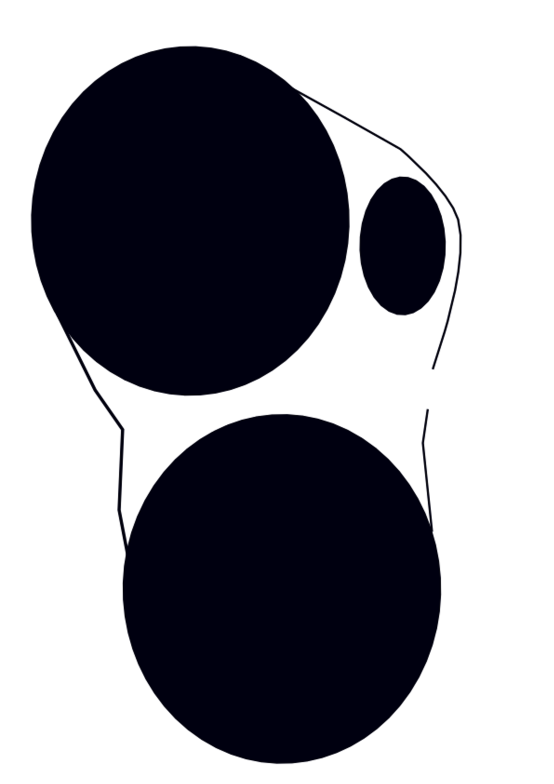
#> input picture BIROMED/Solution_Generation/knee.png, 1107 x 1567 px (shown at 1/2 size)
$ python ts_sol_generate_1.py
#> lines starting #> are read from the running program, lines starting #| are printed output that depends on the picture
from PIL import Image, ImageDraw
import numpy as np
from matplotlib import image, pyplot, figure, patches
import math
import random
from tqdm import tqdm
from matplotlib.animation import FuncAnimation
import pickle
import pandas as pd

tipLength = 150
linkLength = 50
noOfLinks = 6
generationDimFactor=.9
actualDimFactor=.6

img = Image.open('knee.png')
#> img is the input picture: PIL image 1107x1567 RGB; mean R, G, B 145.7, 145.7, 152.5

def convertImgAxArr2CoordAxArr(ar):
    return np.fliplr(ar.T)
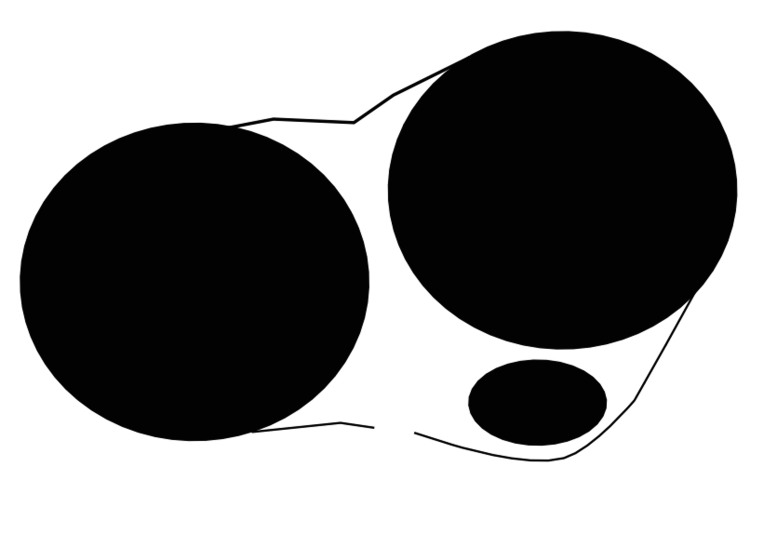
#> returned value: shape (1107, 1567) (shown at 1/2 size); min 0, max 255, mean 146.5

def convertCoordAxArr2ImgAxArr(ar):
    return np.fliplr(ar).T

img_arr = np.array(img.convert('L'))
arr = convertImgAxArr2CoordAxArr(img_arr)

# [83 lines left out: functions checkLinkCollision, checkPointCollision, checkNodeCollision, not called in this run]

class TaskSpacePlanner:
    """
    Class for Task Space planning
    """

    class Node:
        """
        Node
        """

        # [241 lines left out: functions __init__, __init__, save_state, load_state, plan, steer and 4 more, not called in this run]

    def readNodeFromArray(self, arr):
        return self.Node(arr[0],arr[1],arr[2])

    # [34 lines left out: functions local_eval, wrap_theta, calc_distance_and_angle, get_nearest_node_index, not called in this run]

    @staticmethod
    def isNodeEqual(m, n):
        return (n.x==m.x) and (n.y==m.y) and (n.theta==m.theta)

    @staticmethod
    def printNode(n):
        print(n.x,n.y,n.theta)

    @staticmethod
    def convertNodeToArray(n):
        return [n.x,n.y,n.theta]

# [15 lines left out: function ts_sol_generate, not called in this run]

startCoord = [950, 800, math.pi]

#> (the run stopped early here; a loop or call above may not have finished)
